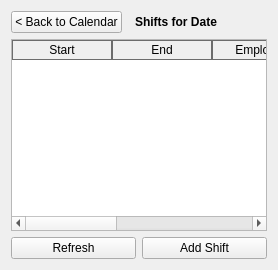
<?xml version="1.0" encoding="UTF-8"?>
<ui version="4.0">
 <class>ShiftsDetailTab</class>
 <widget class="QWidget" name="ShiftsDetailTab">
  <layout class="QVBoxLayout" name="verticalLayout">
   <item>
    <layout class="QHBoxLayout" name="header_layout">
     <item>
      <widget class="QPushButton" name="btn_back_to_calendar">
       <property name="text">
        <string>&lt; Back to Calendar</string>
       </property>
       <property name="maximumWidth">
        <number>150</number>
       </property>
      </widget>
     </item>
     <item>
      <spacer name="spacer_left">
       <property name="orientation">
        <enum>Qt::Horizontal</enum>
       </property>
      </spacer>
     </item>
     <item>
      <widget class="QLabel" name="lbl_shift_date_header">
       <property name="font">
        <font>
         <pointSize>14</pointSize>
         <bold>true</bold>
        </font>
       </property>
       <property name="text">
        <string>Shifts for Date</string>
       </property>
       <property name="alignment">
        <set>Qt::AlignCenter</set>
       </property>
      </widget>
     </item>
     <item>
      <spacer name="spacer_right">
       <property name="orientation">
        <enum>Qt::Horizontal</enum>
       </property>
      </spacer>
     </item>
     <item>
       <widget class="QWidget" name="dummy_right">
        <property name="maximumWidth"><number>150</number></property>
       </widget>
     </item>
    </layout>
   </item>
   <item>
    <widget class="QTableWidget" name="table_shifts">
     <property name="alternatingRowColors">
      <bool>true</bool>
     </property>
     <property name="editTriggers">
      <set>QAbstractItemView::NoEditTriggers</set>
     </property>
     <property name="selectionBehavior">
      <enum>QAbstractItemView::SelectRows</enum>
     </property>
     <property name="styleSheet">
      <string notr="true">QHeaderView::section { border: 1px solid #6c6c6c; }</string>
     </property>
     <attribute name="verticalHeaderVisible">
      <bool>false</bool>
     </attribute>
     <column>
      <property name="text">
       <string>Start</string>
      </property>
     </column>
     <column>
      <property name="text">
       <string>End</string>
      </property>
     </column>
     <column>
      <property name="text">
       <string>Employee</string>
      </property>
     </column>
     <column>
      <property name="text">
       <string>Hourly Rate</string>
      </property>
     </column>
     <column>
      <property name="text">
       <string>Actions</string>
      </property>
     </column>
    </widget>
   </item>
   <item>
    <layout class="QHBoxLayout" name="bottom_layout">
     <item>
      <widget class="QPushButton" name="btn_refresh">
       <property name="text">
        <string>Refresh</string>
       </property>
       <property name="minimumHeight">
        <number>45</number>
       </property>
      </widget>
     </item>
     <item>
      <widget class="QPushButton" name="btn_add_shift">
       <property name="text">
        <string>Add Shift</string>
       </property>
       <property name="minimumHeight">
        <number>45</number>
       </property>
      </widget>
     </item>
    </layout>
   </item>
  </layout>
 </widget>
 <resources/>
 <connections/>
</ui>
